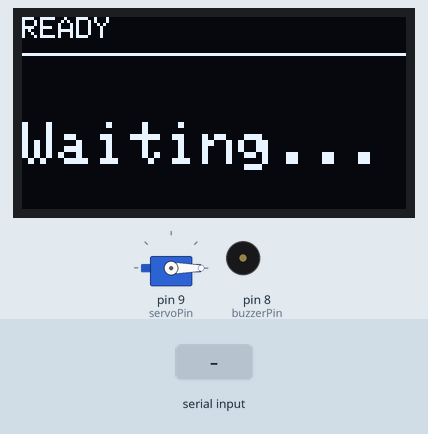
Simulated run of this sketch. Board: Arduino Uno, built with avr-gcc and run on an emulated ATmega328P. Shown: servo, 128×64 one-colour display, buzzer (waves = sounding, pin HIGH). The test bench sets the inputs (shaded band).

Above: at 1.2 s.
1.3 s: "1" received over Serial
At 1.42 s:
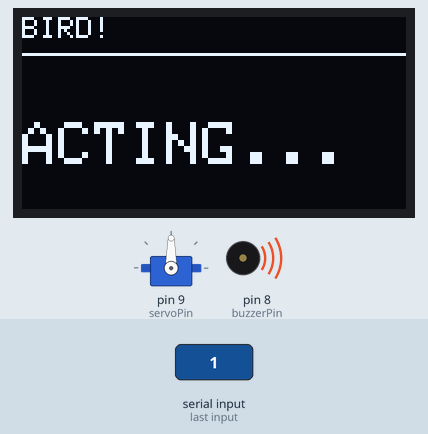
At 4.1 s:
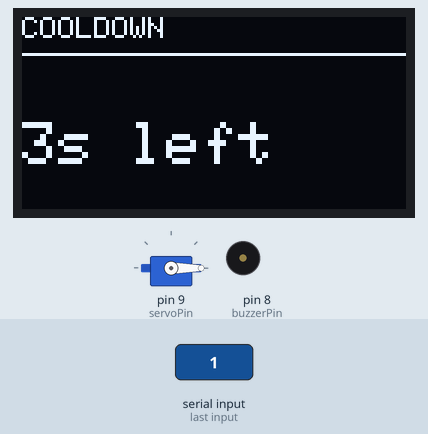
Timing chart, 0 to 5.6 s (numbered marks = the images above; inputs shaded):
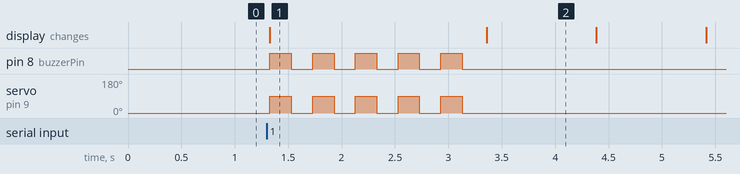

Measured:
- after the input at 1.3 s, pin 8 (buzzerPin): alternates HIGH for 0.20 s and LOW for 0.20 s, 10 changes in all, then stays LOW, starting at once; servo on pin 9 (servoPin): alternates 90° for 0.20 s and 0° for 0.20 s, 10 changes in all, then stays 0°, starting at once; the display: changes at once (image 1)
- what the display in image 2 shows lasts 1.0 s, from 3.4 s to 4.4 s

The sketch:

arduino-code.ino
```cpp
#include <Wire.h>
#include <Adafruit_GFX.h>
#include <Adafruit_SSD1306.h>
#include <Servo.h>

#define SCREEN_WIDTH 128
#define SCREEN_HEIGHT 64
Adafruit_SSD1306 display(SCREEN_WIDTH, SCREEN_HEIGHT, &Wire, -1);

const int buzzerPin = 8;
const int servoPin = 9;
Servo myServo;

void setup() {
  Serial.begin(9600);
  pinMode(buzzerPin, OUTPUT);
  myServo.attach(servoPin);
  myServo.write(0);

  if(!display.begin(SSD1306_SWITCHCAPVCC, 0x3C)) {
    for(;;);
  }
  refreshDisplay("READY", "Waiting...");
}

void loop() {
  if (Serial.available() > 0) {
    char data = Serial.read();

    if (data == '1') {
      // 1. Perform the 5-time action
      refreshDisplay("BIRD!", "ACTING...");
      for (int i = 0; i < 5; i++) {
        digitalWrite(buzzerPin, HIGH);
        myServo.write(90);
        delay(200);
        digitalWrite(buzzerPin, LOW);
        myServo.write(0);
        delay(200);
      }

      // 2. The 3-second Cooldown/Delay
      for (int seconds = 3; seconds > 0; seconds--) {
        refreshDisplay("COOLDOWN", String(seconds) + "s left");
        delay(1000);
      }

      refreshDisplay("READY", "Waiting...");
      // Clear buffer to ignore any '1's sent during the delay
      while(Serial.available() > 0) Serial.read();
    }
  }
}

void refreshDisplay(String title, String status) {
  display.clearDisplay();
  display.setTextSize(1);
  display.setTextColor(WHITE);
  display.setCursor(0, 0);
  display.println(title);
  display.drawFastHLine(0, 12, 128, WHITE);
  display.setCursor(0, 35);
  display.setTextSize(2);
  display.println(status);
  display.display();
}
```
